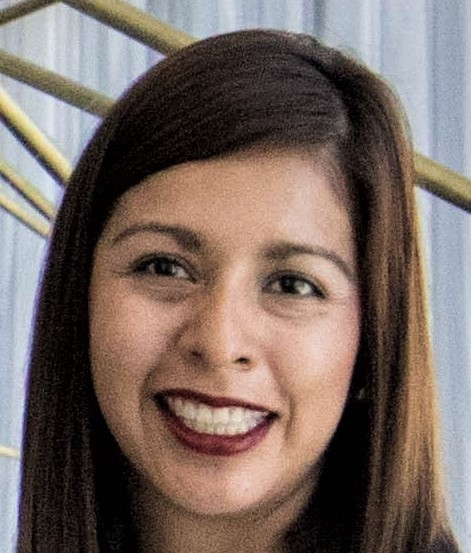
#> input picture section1_Introduction_To_Comptuer_Vision/lesson_7/images/face.jpeg, 471 x 553 px
$ python orb_rotational_invariance.py
#> lines starting #> are read from the running program, lines starting #| are printed output that depends on the picture
import cv2
import matplotlib.pyplot as plt

# Set the default figure size
plt.rcParams['figure.figsize'] = [14.0, 7.0]

# Load the training image
image1 = cv2.imread('./images/face.jpeg')
#> image1 is the input picture: shape (553, 471, 3); mean B, G, R 98.9, 105.9, 121

# Load the query image
image2 = cv2.imread('./images/faceR.jpeg')
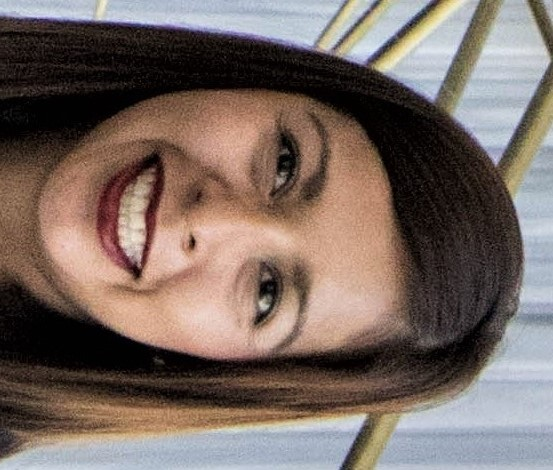
#> input picture section1_Introduction_To_Comptuer_Vision/lesson_7/images/faceR.jpeg, 553 x 470 px
#> image2 is the input picture: shape (470, 553, 3); mean B, G, R 98.7, 105.7, 120.9

# Convert the training image to RGB
training_image = cv2.cvtColor(image1, cv2.COLOR_BGR2RGB)

# Convert the query image to RGB
query_image = cv2.cvtColor(image2, cv2.COLOR_BGR2RGB)

# [10 lines of commented-out code are left out]
training_gray = cv2.cvtColor(training_image, cv2.COLOR_BGR2GRAY)
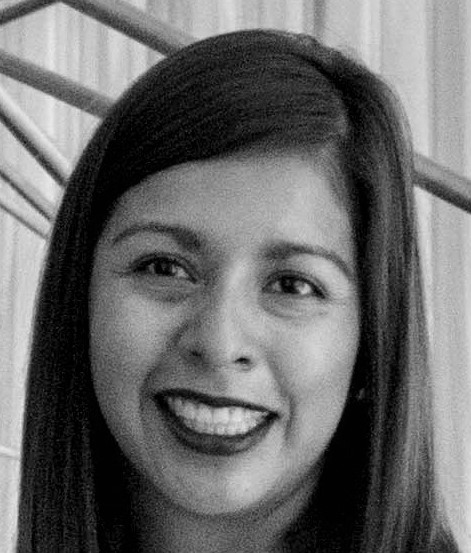
#> training_gray: shape (553, 471); min 0, max 236, mean 105.5

# Convert the query image to gray scale
query_gray = cv2.cvtColor(query_image, cv2.COLOR_BGR2GRAY)
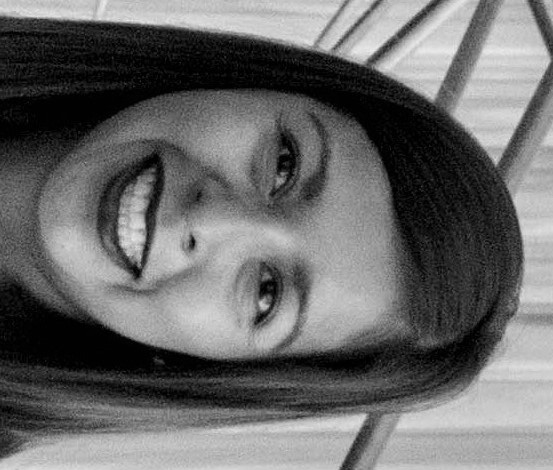
#> query_gray: shape (470, 553); min 0, max 240, mean 105.3

# Set the parameters of the ORB algorithm by specifying the maximum number of keypoints to locate and
# the pyramid decimation ratio
orb = cv2.ORB_create(1000, 2.0)

# Find the keypoints in the gray scale training and query images and compute their ORB descriptor.
# The None parameter is needed to indicate that we are not using a mask in either case.
keypoints_train, descriptors_train = orb.detectAndCompute(training_gray, None)
#> keypoints_train = 821 keypoints; strongest (x, y, size): (306, 286, 62), (252, 420, 124), (272, 412, 124), (300, 288, 124)
keypoints_query, descriptors_query = orb.detectAndCompute(query_gray, None)
#> keypoints_query = 832 keypoints; strongest (x, y, size): (262, 304, 62), (136, 248, 124), (136, 272, 124), (260, 300, 124)

# Create a Brute Force Matcher object. Set crossCheck to True so that the BFMatcher will only return consistent
# pairs. Such technique usually produces best results with minimal number of outliers when there are enough matches.
bf = cv2.BFMatcher(cv2.NORM_HAMMING, crossCheck = True)

# Perform the matching between the ORB descriptors of the training image and the query image
matches = bf.match(descriptors_train, descriptors_query)
#> matches = 617 matches

# The matches with shorter distance are the ones we want. So, we sort the matches according to distance
matches = sorted(matches, key = lambda x : x.distance)

# Connect the keypoints in the training image with their best matching keypoints in the query image.
# The best matches correspond to the first elements in the sorted matches list, since they are the ones
# with the shorter distance. We draw the first 100 mathces and use flags = 2 to plot the matching keypoints
# without size or orientation.
result = cv2.drawMatches(training_gray, keypoints_train, query_gray, keypoints_query, matches[:100], query_gray, flags = 2)
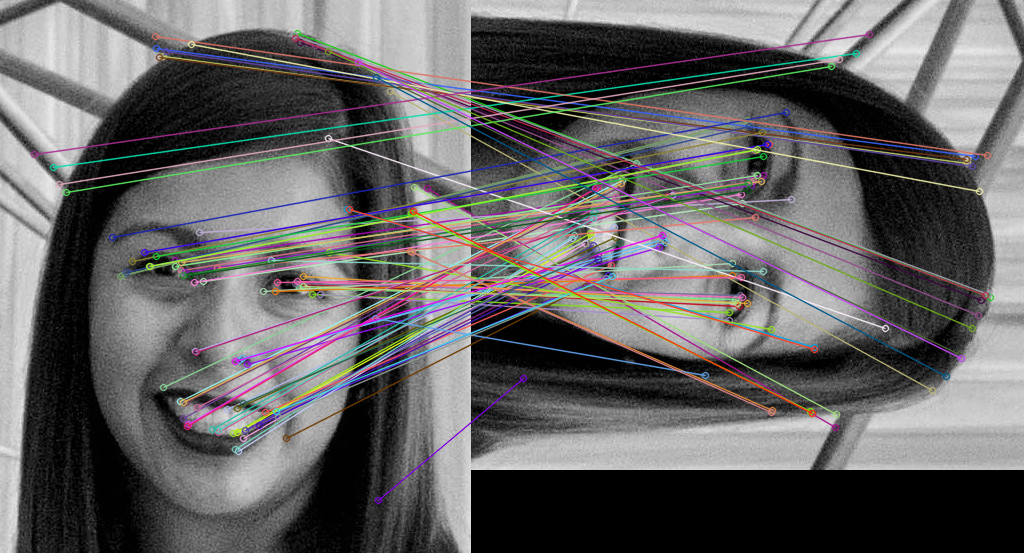
#> result: shape (553, 1024, 3); mean of channels 0, 1, 2 100.1, 99.7, 100.9; drawn as B, G, R

# Print the number of keypoints detected in the training image
print("\nNumber of Keypoints Detected In The Training Image: ", len(keypoints_train))
#| Number of Keypoints Detected In The Training Image:  821
# Print the number of keypoints detected in the query image
print("Number of Keypoints Detected In The Query Image: ", len(keypoints_query))
#| Number of Keypoints Detected In The Query Image:  832
# Print total number of matching points between the training and query images
print("\nNumber of Matching Keypoints Between The Training and Query Images: ", len(matches))
#| Number of Matching Keypoints Between The Training and Query Images:  617

# Display the best matching points
plt.title('Best Matching Points')
plt.imshow(result)
plt.show()
